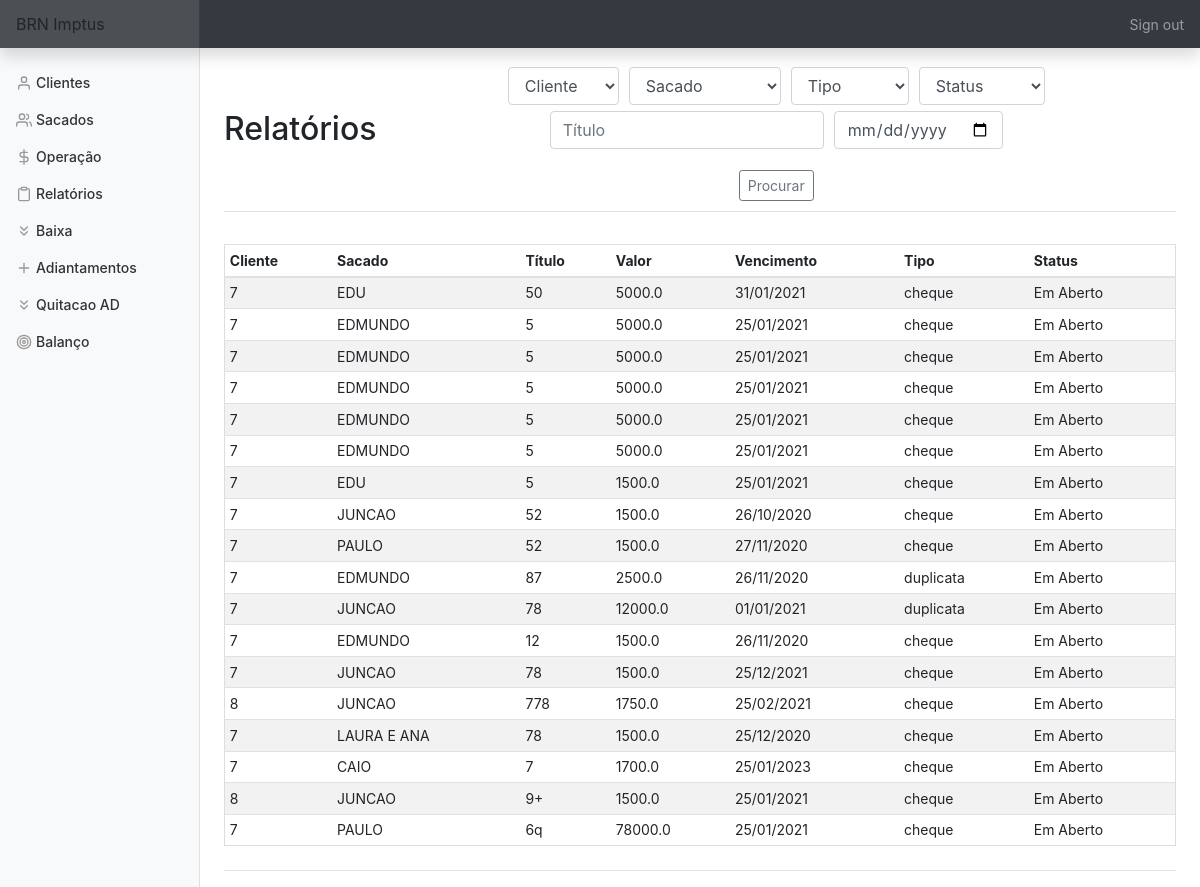
The page /relatorios (signed in) on the database as committed earlier.
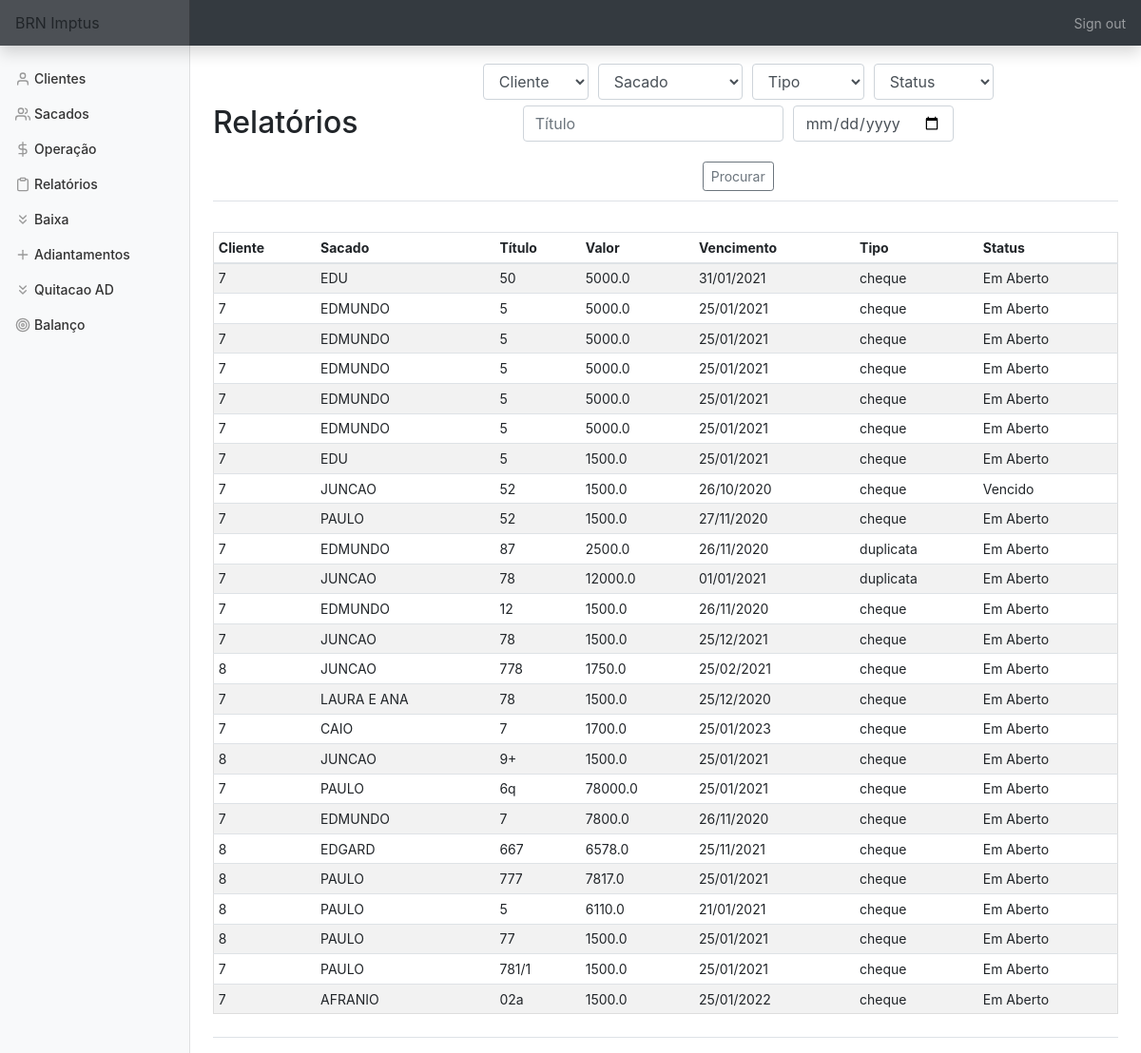
The same page on the database as committed later.
### tables this page shows
CREATE TABLE titulo (
    cliente_id INTEGER,
    sacado_id INTEGER,
    bordero INTEGER,
    titulo TEXT,
    vencimento DATE,
    valor FLOAT, 
    dt_negoc DATE,
    tipo TEXT,
    status TEXT,
    dt_baixa DATE, nm_sac TEXT,
    FOREIGN KEY (cliente_id) REFERENCES clientes(id),
    FOREIGN KEY (sacado_id) REFERENCES sacados(id));

### app.py (the view, shortened to what this page needs)
@app.route('/relatorios', methods=['GET', 'POST'])
@login_required
def relatorios():
    con = sqlite3.connect(DATABASE)
    con.row_factory = sqlite3.Row
    cur = con.cursor()
    cliente = cur.execute('SELECT nome FROM clientes')
    cliente = cur.fetchall()
    sacado = cur.execute('SELECT nome FROM sacados')
    sacado = cur.fetchall()
    tit = cur.execute('SELECT * FROM titulo')
    tit = cur.fetchall()
    if request.method == "GET":
        return render_template('/relatorios.html', cliente=cliente, sacado=sacado, titulo=tit)

### app.py (called while the page is built)
@app.after_request
def after_request(response):
    response.headers["Cache-Control"] = "no-cache, no-store, must-revalidate"
    response.headers["Expires"] = 0
    response.headers["Pragma"] = "no-cache"
    return response

### helper.py (called while the page is built)
def login_required(f):
    @wraps(f)
    def decorated_function(*args, **kwargs):
        if session.get("user_id") is None:
            return redirect("/login")
        return f(*args, **kwargs)
    return decorated_function

### templates/relatorios.html (shortened to what this page needs)
{% extends "layout.html" %}
{% block main %}
    <div class='d-flex justify-content-between flex-warp flex-md-nowrap align-items-center pt-3 pb-2 mb-3 border-bottom'>
        <h1 class='h2'>Relatórios</h1>
            <form action='relatorios' method='POST'>
                <div class='form-group'>
                        <select class="form-control" name="cliente" title='Relatório por cliente' alt='Relatório por Cliente'>
                            <option disabled selected value>Cliente</option>
                        </select>
                        <select class="form-control" name="sacado" title='Relatório por sacado' alt='Relatório por sacado'>
                            <option disabled selected value>Sacado</option>
                        </select>
                        <select class='form-control' name='tipo' title='Relatório por tipo' alt='Relatório por tipo'>
                            <option select value>Tipo</option>
                        </select>
                        <select class='form-control' name='status' title='Relatório por status' alt='Relatório por status'>
                            <option select value>Status</option>
                        </select>
                        <input name='titulo' autofocus class='form-control' placeholder='Título' type='text' title='Relatório por número do título' alt='Relatório por número do título'>
                        <input name='vencimento' autofocus class='form-control' placeholder='Vencimento' type='date' title='Relatório por vencimento' alt='Relatório por vencimento'>
                </div>
                <button type='submit' class='btn btn-sm btn-outline-secondary'>Procurar</button>
            </form>
    </div>
    <div class='d-flex justify-content-between flex-warp flex-md-nowrap align-items-center pt-3 pb-2 mb-3 border-bottom'>
        <div class='table-responsive'>
            <table class='table table-striped table-sm'>
                <thead>
                    <tr>
                        <th>Cliente</th>
                        <th>Sacado</th>
                        <th>Título</th>
                        <th>Valor</th>
                        <th>Vencimento</th>
                        <th>Tipo</th>
                        <th>Status</th>
                    </tr>
                </thead>
                <tbody>
                    {% for row in titulo %}
                        <tr>
                            <td>{{ row['cliente_id'] }}</td>
                            <td>{{ row['nm_sac'] }}</td>
                            <td>{{ row['titulo'] }}</td>
                            <td>{{ row['valor'] }}</td>
                            {% set lt = row['vencimento'].split('-') %}
                            <td>{{ lt[2]+'/'+lt[1]+'/'+lt[0] }}</td>
                            <td>{{ row['tipo'] }}</td>
                            <td>{{ row['status'] }}</td>
                        </tr>
                    {% endfor %}
                </tbody>
            </table>
        </div>
    </div>
{% endblock %}

### templates/layout.html (shortened to what this page needs)
<!DOCTYPE html>
    <html lang="pt-br">
        <head>
            <link rel="stylesheet" href="https://stackpath.bootstrapcdn.com/bootstrap/4.5.2/css/bootstrap.min.css">
            <link href="https://maxcdn.bootstrapcdn.com/bootstrap/4.1.3/css/bootstrap.min.css" rel="stylesheet">
            <link href="/static/styles.css" rel="stylesheet">
        </head>
        <body>
            <nav class='navbar navbar-dark sticky-top bg-dark felx-md-nowrap p-0 shadow'>
                <a class='navbar-brand col-md-3 col-lg-2 mr-0 px-3'>BRN Imptus</a>
                {% if session.user_id %}
                <ul class='navbar-nav px-3'>
                    <li class='nav-item text-nowrap'>
                        <a class='nav-link' href='/logout'>Sign out</a>
                    </li>
                </ul>
                {% endif %}
            </nav>
            <div class='container-fluid'>
                <div class='row'>
                    {% if session.user_id %}
                    <nav id='sidebarMenu' class='col-md-3 col-lg-2 d-md-block bg-light sidebar collapse'>
                        <div class='sidebar-sticky pt-3'>
                            <ul class='nav flex-column'>
                                <li class='nav-item'><a class='nav-link' href='/clientes'><span data-feather='user'></span>Clientes</a></li>
                                <li class='nav-item'><a class='nav-link' href='/sacados'><span data-feather='users'></span>Sacados</a></li>
                                <li class='nav-item'><a class='nav-link' href='/preparacao'><span data-feather='dollar-sign'></span>Operação</a></li>
                                <li class='nav-item'><a class='nav-link' href='/relatorios'><span data-feather='clipboard'></span>Relatórios</a></li>
                                <li class='nav-item'><a class='nav-link' href='/baixa'><span data-feather='chevrons-down'></span>Baixa</a></li>
                                <li class='nav-item'><a class='nav-link' href='/adiantamentos'><span data-feather='plus'></span>Adiantamentos</a></li>
                                <li class='nav-item'><a class='nav-link' href='/quitacao'><span data-feather='chevrons-down'></span>Quitacao AD</a></li>
                                <li class='nav-item'><a class='nav-link' href='/balanco'><span data-feather='target'></span>Balanço</a></li>
                            </ul>
                        </div>
                    </nav>
                    {% endif %}
                </div>
            </div>
            <main role='main' class='col-md-9 ml-sm-auto col-lg-10 px-md-4'>
                {% block main %}
                {% endblock %}
            </main>
        </body>
    </html>

### static/styles.css (style rules this page uses)
main .form-control { display: inline-block; width: auto; margin: 3px; }
main { overflow-x: auto; text-align: center; }
main table { text-align: left; border-collapse: collapse; border-spacing: 0; width: 100%; border: 1px solid #ddd; }
main table td, th { text-align: left; padding: 16px; }
button { margin: 2px; }
body { font-size: .875rem; height:100%; }
.feather { width: 16px; height: 16px; vertical-align: text-bottom; }
.sidebar { position: fixed; top: 0; bottom: 0; left: 0; z-index: 100; padding: 48px 0 0; box-shadow: inset -1px 0 0 rgba(0, 0, 0, .1); }
.sidebar-sticky { position: relative; top: 0; height: calc(100vh - 48px); padding-top: .5rem; overflow-x: hidden; overflow-y: auto; }
.sidebar .nav-link { font-weight: 500; color: #333; }
.sidebar .nav-link .feather { margin-right: 4px; color: #999; }
.navbar-brand { padding-top: .75rem; padding-bottom: .75rem; font-size: 1rem; background-color: rgba(201, 195, 195, 0.158); box-shadow: inset -1px 0 0 rgba(0, 0, 0, .25); }

Rows that differ between the two databases and show on the page:
changed titulo: status "Em Aberto" → "Vencido"
added titulo: cliente_id "7", nm_sac "EDMUNDO", titulo "7", valor "7800.0", vencimento "26/11/2020", tipo "cheque", status "Em Aberto"
added titulo: cliente_id "8", nm_sac "EDGARD", titulo "667", valor "6578.0", vencimento "25/11/2021", tipo "cheque", status "Em Aberto"
added titulo: cliente_id "8", nm_sac "PAULO", titulo "777", valor "7817.0", vencimento "25/01/2021", tipo "cheque", status "Em Aberto"
added titulo: cliente_id "8", nm_sac "PAULO", titulo "5", valor "6110.0", vencimento "21/01/2021", tipo "cheque", status "Em Aberto"
added titulo: cliente_id "8", nm_sac "PAULO", titulo "77", valor "1500.0", vencimento "25/01/2021", tipo "cheque", status "Em Aberto"
added titulo: cliente_id "7", nm_sac "PAULO", titulo "781/1", valor "1500.0", vencimento "25/01/2021", tipo "cheque", status "Em Aberto"
added titulo: cliente_id "7", nm_sac "AFRANIO", titulo "02a", valor "1500.0", vencimento "25/01/2022", tipo "cheque", status "Em Aberto"
